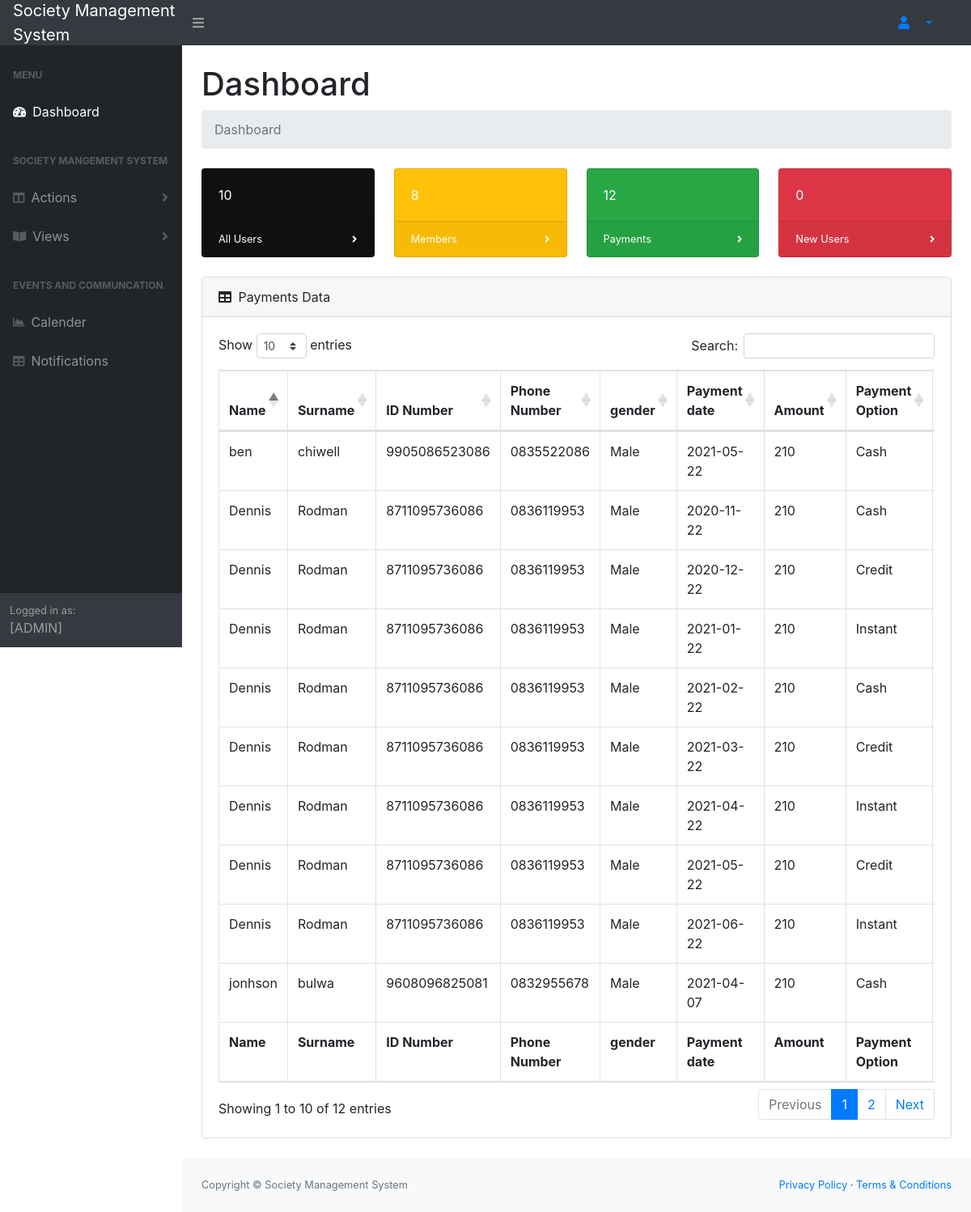
The app's page /admin.php with its own data.
### tables this page shows
CREATE TABLE `payment` (
  `payment_id` int(10) NOT NULL,
  `payment_date` varchar(12) NOT NULL,
  `amount` int(15) NOT NULL,
  `optionId` int(10) NOT NULL,
  `member_id` int(10) NOT NULL,
  `fee_id` int(10) NOT NULL
);

CREATE TABLE `member` (
  `memberId` int(10) NOT NULL,
  `name` varchar(25) NOT NULL,
  `surname` varchar(25) NOT NULL,
  `id` varchar(15) NOT NULL,
  `cell_no` varchar(12) NOT NULL,
  `status` varchar(15) NOT NULL,
  `start_date` varchar(10) NOT NULL,
  `gender` varchar(10) NOT NULL,
  `user_id` int(10) NOT NULL
);

CREATE TABLE `payment_option` (
  `optionId` int(10) NOT NULL,
  `name` varchar(20) NOT NULL
);

### admin.php (the view, shortened to what this page needs)
<?php
include("connection.php");
$name = $_SESSION['name'];
?>
<!DOCTYPE html>
<html lang="en">
    <head>
        <link href="css/styles.css" rel="stylesheet" />
        <link href="https://cdn.datatables.net/1.10.20/css/dataTables.bootstrap4.min.css" rel="stylesheet" />
    </head>
    <body class="sb-nav-fixed">
        <nav class="sb-topnav navbar navbar-expand navbar-dark bg-dark">
            <a class="navbar-brand" href="#">Society Management<br/> System</a>
            <button class="btn btn-link bn-sm order-1 order-lg-0" id="sidebarToggle" href="#!"><i class="fas fa-bars"></i></button>
            <li class="nav-item dropdown no-arrow-none d-md-inline-block  ml-auto mr-0 mr-md-3 my-2 my-md-0">
              <a class="nav-link dropdown-toggle" href="#" id="userDropdown" role="button" data-toggle="dropdown" aria-haspopup="true" aria-expanded="false">
              <i class="fas fa-user fa-fw green-text"></i>
              </a>
            </li>
        </nav>
        <div id="layoutSidenav">
            <div id="layoutSidenav_nav">
                <nav class="sb-sidenav accordion sb-sidenav-dark" id="sidenavAccordion">
                    <div class="sb-sidenav-menu">
                        <div class="nav">
                            <div class="sb-sidenav-menu-heading">Menu</div>
                            <a class="nav-link" href="admin.php">
                                <div class="sb-nav-link-icon"><i class="fas fa-tachometer-alt"></i></div>
                                Dashboard
                            </a>
                            <div class="sb-sidenav-menu-heading">Society Mangement System</div>
                             <a class="nav-link collapsed" href="#" data-toggle="collapse" data-target="#collapseLayouts" aria-expanded="false" aria-controls="collapseLayouts">
                                <div class="sb-nav-link-icon"><i class="fas fa-columns"></i></div>
                                 Actions
                                <div class="sb-sidenav-collapse-arrow"><i class="fas fa-angle-down"></i></div>
                             </a>
                             <a class="nav-link collapsed" href="#" data-toggle="collapse" data-target="#collapsePages" aria-expanded="false" aria-controls="collapsePages">
                                <div class="sb-nav-link-icon"><i class="fas fa-book-open"></i></div>
                                Views
                                <div class="sb-sidenav-collapse-arrow"><i class="fas fa-angle-down"></i></div>
                             </a>
                            <div class="sb-sidenav-menu-heading">Events and Communcation</div>
                            <a class="nav-link" href="events.php">
                                <div class="sb-nav-link-icon"><i class="fas fa-chart-area"></i></div>
                                Calender
                            </a>
                            <a class="nav-link" href="notification.php">
                                <div class="sb-nav-link-icon"><i class="fas fa-table"></i></div>
                                Notifications
                            </a>
                        </div>
                    </div>
                    <div class="sb-sidenav-footer">
                        <div class="small">Logged in as:</div>
                        <?php echo $name. " [ADMIN]"; ?>
                    </div>
                </nav>
            </div>
            <div id="layoutSidenav_content">
                <main>
                    <div class="container-fluid">
                        <h1 class="mt-4">Dashboard</h1>
                        <ol class="breadcrumb mb-4">
                            <li class="breadcrumb-item active">Dashboard</li>
                        </ol>
                        <div class="row">
                            <div class="col-xl-3 col-md-6">
                                <div class="card bg-primary text-white mb-4">
                                    <?php
                                            $bids = "SELECT COUNT(*) as users FROM user ";
                                            $results1 = mysqli_query($con,$bids);
                                            while($row = mysqli_fetch_array($results1))
                                            {
                                                $tot = $row['users'];
                                            }
                                    ?>
                                    <div class="card-body"><?php  echo $tot?></div>
                                    <div class="card-footer d-flex align-items-center justify-content-between">
                                        <a class="small text-white stretched-link" href="users.php">All Users</a>
                                        <div class="small text-white"><i class="fas fa-angle-right"></i></div>
                                    </div>
                                </div>
                            </div>
                            <div class="col-xl-3 col-md-6">
                                <div class="card bg-warning text-white mb-4">
                                <?php
                                        $member = "SELECT COUNT(*) as members FROM member ";
                                        $results1 = mysqli_query($con,$member);
                                        while($row = mysqli_fetch_array($results1))
                                        {
                                            $sub = $row['members'];
                                        }
                                ?>
                                    <div class="card-body"><?php echo $sub;  ?> </div>
                                    <div class="card-footer d-flex align-items-center justify-content-between">
                                        <a class="small text-white stretched-link" href="membersReport.php">Members</a>
                                        <div class="small text-white"><i class="fas fa-angle-right"></i></div>
                                    </div>
                                </div>
                            </div>
                            <div class="col-xl-3 col-md-6">
                                <div class="card bg-success text-white mb-4">
                                <?php
                                        $payment = "SELECT COUNT(*) as pay FROM payment ";
                                        $results2 = mysqli_query($con,$payment);
                                        while($row = mysqli_fetch_array($results2))
                                        {
                                            $pay = $row['pay'];
                                        }
                                ?>
                                    <div class="card-body"><?php echo $pay ?>  </div>
                                    <div class="card-footer d-flex align-items-center justify-content-between">
                                        <a class="small text-white stretched-link" href="paymentReports.php">Payments</a>
                                        <div class="small text-white"><i class="fas fa-angle-right"></i></div>
                                    </div>
                                </div>
                            </div>
                            <div class="col-xl-3 col-md-6">
                                <div class="card bg-danger text-white mb-4">
                                  <?php
                                        $payQuery = "SELECT count(*) new
                                        FROM user u, user_role m, role r
                                        WHERE u.userId = m.user_id
                                        AND r.role_id = m.role_id
                                        AND DATE(u.createDate) = CURDATE()";
                                        $results4 = mysqli_query($con,$payQuery);
                                        while($row = mysqli_fetch_array($results4))
                                        {
                                            $new = $row['new'];
                                        }
                                ?>
                                    <div class="card-body"> <?php echo $new; ?> </div>
                                    <div class="card-footer d-flex align-items-center justify-content-between">
                                        <a class="small text-white stretched-link" href="newUsers.php">New Users</a>
                                        <div class="small text-white"><i class="fas fa-angle-right"></i></div>
                                    </div>
                                </div>
                            </div>
                        </div>
                        <div class="card mb-4">
                            <div class="card-header">
                                <i class="fas fa-table mr-1"></i>
                                Payments Data
                            </div>
                            <div class="card-body">
                                <div class="table-responsive">
                                    <table class="table table-bordered" id="dataTable" width="100%" cellspacing="0">
                                        <thead>
                                            <tr>
                                            <th>Name</th>
                                                <th>Surname</th>
                                                <th>ID Number</th>
                                                <th>Phone Number</th>
                                                <th>gender</th>
                                                <th>Payment date</th>
                                                <th>Amount</th>
                                                <th>Payment Option</th>
                                            </tr>
                                        </thead>
                                        <tfoot>
                                            <tr>
                                                <th>Name</th>
                                                <th>Surname</th>
                                                <th>ID Number</th>
                                                <th>Phone Number</th>
                                                <th>gender</th>
                                                <th>Payment date</th>
                                                <th>Amount</th>
                                                <th>Payment Option</th>
                                            </tr>
                                        </tfoot>
                                        <tbody>
                                             <?php
                                               $payQuery = "SELECT m.name,m.surname,m.id ,m.cell_no,m.gender,p.payment_date,p.amount,o.name as OptionName,f.name membershipName
                                                            FROM member m,payment p,payment_option o,membership_fee f
                                                             WHERE m.memberId = p.member_id
                                                             AND o.optionId = p.optionId
                                                              AND p.fee_id = f.fee_id";
                                               $payment = mysqli_query($con,$payQuery);
                                               while($data = mysqli_fetch_array($payment))
                                               {
                                                   $name = $data['name'];
                                                   $surname = $data['surname'];
                                                   $id = $data['id'];
                                                   $cell = $data['cell_no'];
                                                   $gender = $data['gender'];
                                                   $date = $data['payment_date'];
                                                   $amount = $data['amount'];
                                                   $option = $data['OptionName'];
                                               ?>
                                               <tr>
                                                    <td> <?php echo $name;  ?>  </td>
                                                    <td> <?php echo $surname;  ?> </td>
                                                    <td> <?php echo $id;  ?> </td>
                                                    <td> <?php echo $cell;  ?> </td>
                                                    <td> <?php echo $gender;  ?> </td>
                                                    <td> <?php echo $date;  ?> </td>
                                                    <td> <?php echo $amount;  ?> </td>
                                                    <td> <?php echo $option;  ?> </td>
                                                </tr>
                                               <?php
                                               }
                                              ?>
                                        </tbody>
                                    </table>
                                </div>
                            </div>
                        </div>
                    </div>
                </main>
                <footer class="py-4 bg-light mt-auto">
                    <div class="container-fluid">
                        <div class="d-flex align-items-center justify-content-between small">
                        <div class="text-muted">Copyright &copy; Society Management System</div>
                            <div>
                                <a href="#">Privacy Policy</a>
                                &middot;
                                <a href="#">Terms &amp; Conditions</a>
                            </div>
                        </div>
                    </div>
                </footer>
            </div>
        </div>
    </body>
</html>

### records on screen
payment: member.name "ben", member.surname "chiwell", member "9905086523086", member.cell_no "0835522086", member.gender "Male", payment_date "2021-05-22", amount "210", optionId.name "Cash"
payment: member.name "Dennis", member.surname "Rodman", member "8711095736086", member.cell_no "0836119953", member.gender "Male", payment_date "2020-11-22", amount "210", optionId.name "Cash"
payment: member.name "Dennis", member.surname "Rodman", member "8711095736086", member.cell_no "0836119953", member.gender "Male", payment_date "2020-12-22", amount "210", optionId.name "Credit"
payment: member.name "Dennis", member.surname "Rodman", member "8711095736086", member.cell_no "0836119953", member.gender "Male", payment_date "2021-01-22", amount "210", optionId.name "Instant"
payment: member.name "Dennis", member.surname "Rodman", member "8711095736086", member.cell_no "0836119953", member.gender "Male", payment_date "2021-02-22", amount "210", optionId.name "Cash"
payment: member.name "Dennis", member.surname "Rodman", member "8711095736086", member.cell_no "0836119953", member.gender "Male", payment_date "2021-03-22", amount "210", optionId.name "Credit"
payment: member.name "Dennis", member.surname "Rodman", member "8711095736086", member.cell_no "0836119953", member.gender "Male", payment_date "2021-04-22", amount "210", optionId.name "Instant"
payment: member.name "Dennis", member.surname "Rodman", member "8711095736086", member.cell_no "0836119953", member.gender "Male", payment_date "2021-05-22", amount "210", optionId.name "Credit"
payment: member.name "Dennis", member.surname "Rodman", member "8711095736086", member.cell_no "0836119953", member.gender "Male", payment_date "2021-06-22", amount "210", optionId.name "Instant"
payment: member.name "jonhson", member.surname "bulwa", member "9608096825081", member.cell_no "0832955678", member.gender "Male", payment_date "2021-04-07", amount "210", optionId.name "Cash"

### other values on screen
$tot "10"
$sub "8"
$pay "12"
$new "0"
